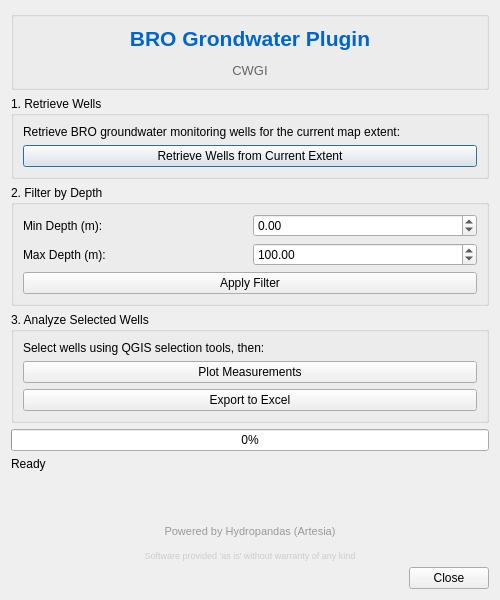
<?xml version="1.0" encoding="UTF-8"?>
<ui version="4.0">
 <class>BROGrondwaterPluginDialogBase</class>
 <widget class="QDialog" name="BROGrondwaterPluginDialogBase">
  <property name="geometry">
   <rect>
    <x>0</x>
    <y>0</y>
    <width>500</width>
    <height>600</height>
   </rect>
  </property>
  <property name="windowTitle">
   <string>BRO Grondwater Plugin</string>
  </property>
  <layout class="QVBoxLayout" name="verticalLayout">
   <item>
    <widget class="QGroupBox" name="groupBoxLogo">
     <property name="title">
      <string/>
     </property>
     <layout class="QHBoxLayout" name="horizontalLayout_logo">
      <item>
       <widget class="QLabel" name="labelLogo">
        <property name="text">
         <string>&lt;html&gt;&lt;head/&gt;&lt;body&gt;&lt;p align="center"&gt;&lt;span style=" font-size:16pt; font-weight:600; color:#0066cc;"&gt;BRO Grondwater Plugin&lt;/span&gt;&lt;/p&gt;&lt;p align="center"&gt;&lt;span style=" font-size:10pt; color:#666666;"&gt;CWGI&lt;/span&gt;&lt;/p&gt;&lt;/body&gt;&lt;/html&gt;</string>
        </property>
        <property name="alignment">
         <set>Qt::AlignCenter</set>
        </property>
       </widget>
      </item>
     </layout>
    </widget>
   </item>
   <item>
    <widget class="QGroupBox" name="groupBoxRetrieve">
     <property name="title">
      <string>1. Retrieve Wells</string>
     </property>
     <layout class="QVBoxLayout" name="verticalLayout_2">
      <item>
       <widget class="QLabel" name="label">
        <property name="text">
         <string>Retrieve BRO groundwater monitoring wells for the current map extent:</string>
        </property>
        <property name="wordWrap">
         <bool>true</bool>
        </property>
       </widget>
      </item>
      <item>
       <widget class="QPushButton" name="btnRetrieveWells">
        <property name="text">
         <string>Retrieve Wells from Current Extent</string>
        </property>
       </widget>
      </item>
     </layout>
    </widget>
   </item>
   <item>
    <widget class="QGroupBox" name="groupBoxFilter">
     <property name="title">
      <string>2. Filter by Depth</string>
     </property>
     <layout class="QGridLayout" name="gridLayout">
      <item row="0" column="0">
       <widget class="QLabel" name="label_2">
        <property name="text">
         <string>Min Depth (m):</string>
        </property>
       </widget>
      </item>
      <item row="0" column="1">
       <widget class="QDoubleSpinBox" name="spinMinDepth">
        <property name="minimum">
         <double>-100.000000000000000</double>
        </property>
        <property name="maximum">
         <double>1000.000000000000000</double>
        </property>
        <property name="value">
         <double>0.000000000000000</double>
        </property>
       </widget>
      </item>
      <item row="1" column="0">
       <widget class="QLabel" name="label_3">
        <property name="text">
         <string>Max Depth (m):</string>
        </property>
       </widget>
      </item>
      <item row="1" column="1">
       <widget class="QDoubleSpinBox" name="spinMaxDepth">
        <property name="minimum">
         <double>-100.000000000000000</double>
        </property>
        <property name="maximum">
         <double>1000.000000000000000</double>
        </property>
        <property name="value">
         <double>100.000000000000000</double>
        </property>
       </widget>
      </item>
      <item row="2" column="0" colspan="2">
       <widget class="QPushButton" name="btnApplyFilter">
        <property name="text">
         <string>Apply Filter</string>
        </property>
       </widget>
      </item>
     </layout>
    </widget>
   </item>
   <item>
    <widget class="QGroupBox" name="groupBoxAnalyze">
     <property name="title">
      <string>3. Analyze Selected Wells</string>
     </property>
     <layout class="QVBoxLayout" name="verticalLayout_3">
      <item>
       <widget class="QLabel" name="label_4">
        <property name="text">
         <string>Select wells using QGIS selection tools, then:</string>
        </property>
        <property name="wordWrap">
         <bool>true</bool>
        </property>
       </widget>
      </item>
      <item>
       <widget class="QPushButton" name="btnPlotData">
        <property name="text">
         <string>Plot Measurements</string>
        </property>
       </widget>
      </item>
      <item>
       <widget class="QPushButton" name="btnExportExcel">
        <property name="text">
         <string>Export to Excel</string>
        </property>
       </widget>
      </item>
     </layout>
    </widget>
   </item>
   <item>
    <widget class="QProgressBar" name="progressBar">
     <property name="value">
      <number>0</number>
     </property>
    </widget>
   </item>
   <item>
    <widget class="QLabel" name="statusLabel">
     <property name="text">
      <string>Ready</string>
     </property>
    </widget>
   </item>
   <item>
    <spacer name="verticalSpacer">
     <property name="orientation">
      <enum>Qt::Vertical</enum>
     </property>
     <property name="sizeHint" stdset="0">
      <size>
       <width>20</width>
       <height>40</height>
      </size>
     </property>
    </spacer>
   </item>
   <item>
    <widget class="QLabel" name="labelCredits">
     <property name="text">
      <string>&lt;html&gt;&lt;head/&gt;&lt;body&gt;&lt;p align="center"&gt;&lt;span style=" font-size:8pt; color:#999999;"&gt;Powered by Hydropandas (Artesia)&lt;/span&gt;&lt;/p&gt;&lt;p align="center"&gt;&lt;span style=" font-size:7pt; color:#cccccc;"&gt;Software provided 'as is' without warranty of any kind&lt;/span&gt;&lt;/p&gt;&lt;/body&gt;&lt;/html&gt;</string>
     </property>
     <property name="alignment">
      <set>Qt::AlignCenter</set>
     </property>
    </widget>
   </item>
   <item>
    <widget class="QDialogButtonBox" name="buttonBox">
     <property name="orientation">
      <enum>Qt::Horizontal</enum>
     </property>
     <property name="standardButtons">
      <set>QDialogButtonBox::Close</set>
     </property>
    </widget>
   </item>
  </layout>
 </widget>
 <resources/>
 <connections>
  <connection>
   <sender>buttonBox</sender>
   <signal>accepted()</signal>
   <receiver>BROGrondwaterPluginDialogBase</receiver>
   <slot>accept()</slot>
   <hints>
    <hint type="sourcelabel">
     <x>248</x>
     <y>554</y>
    </hint>
    <hint type="destinationlabel">
     <x>157</x>
     <y>274</y>
    </hint>
   </hints>
  </connection>
  <connection>
   <sender>buttonBox</sender>
   <signal>rejected()</signal>
   <receiver>BROGrondwaterPluginDialogBase</receiver>
   <slot>reject()</slot>
   <hints>
    <hint type="sourcelabel">
     <x>316</x>
     <y>560</y>
    </hint>
    <hint type="destinationlabel">
     <x>286</x>
     <y>274</y>
    </hint>
   </hints>
  </connection>
 </connections>
</ui>
